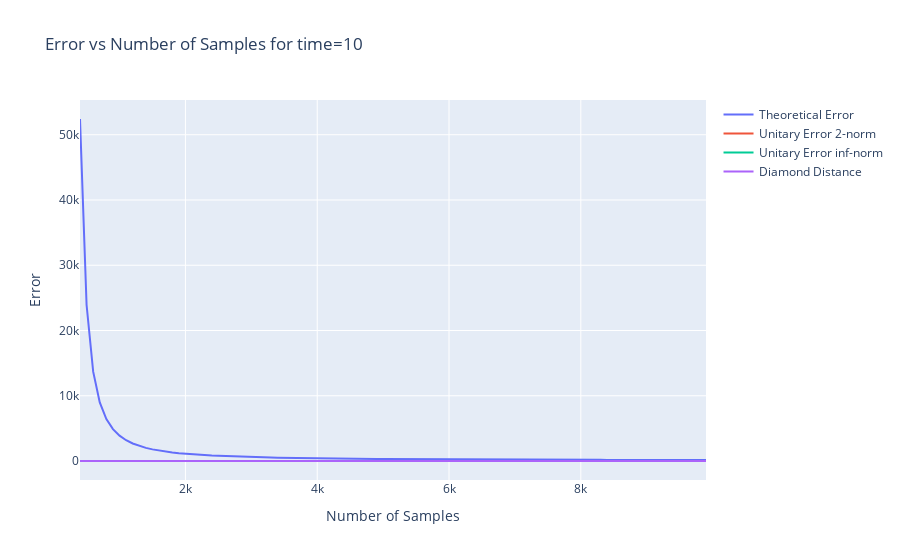
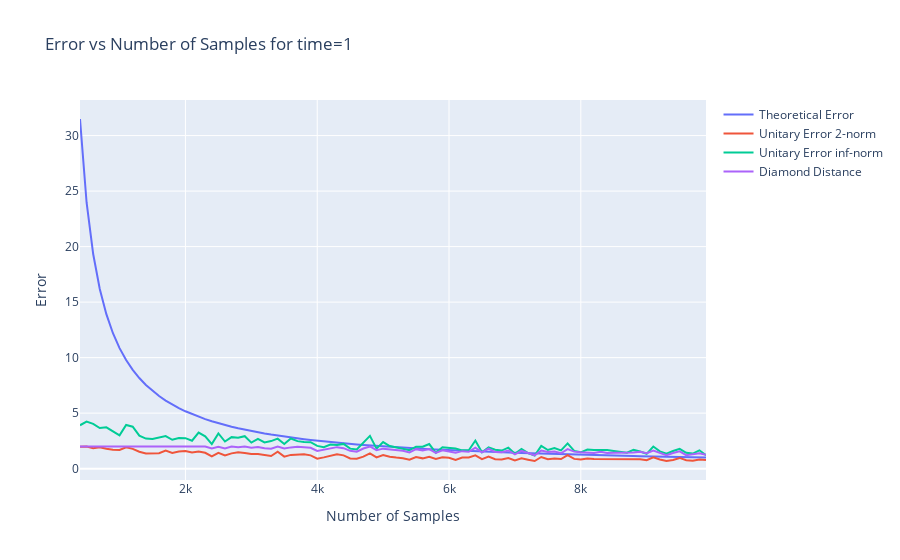
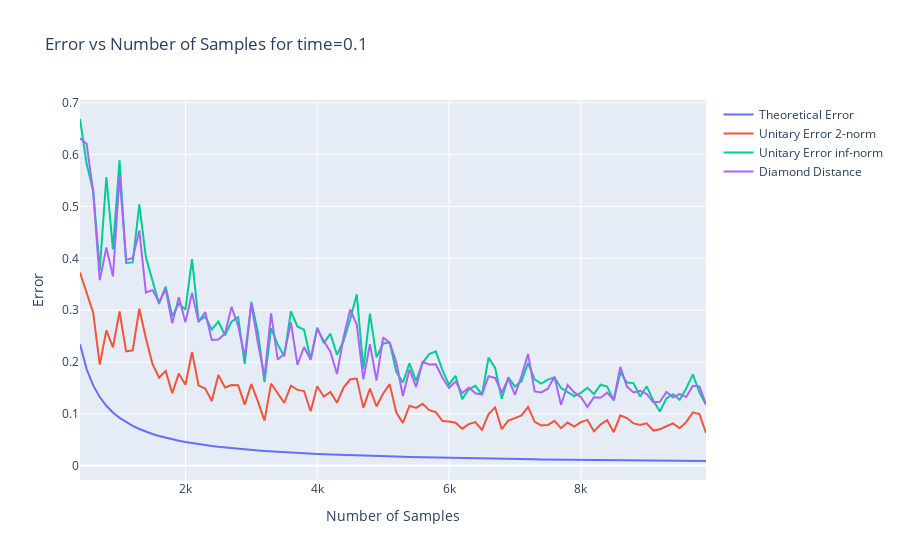
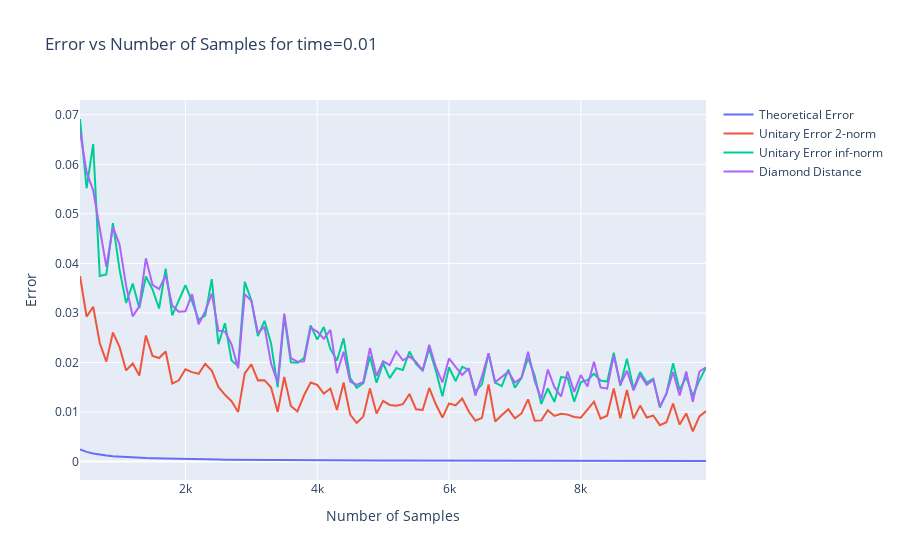

The notebook cell saved with these charts, in order:
### Code cell
# ------------------------------------ test ---------------------------------
import numpy as np
import plotly.graph_objects as go
# Define parameters
times = [10, 1, 0.1, 0.01, 0.001]
for time in times:
    num_qubits = 3
    num_terms = 100
    theoretical_errors = []
    unitary_errors = []
    unitary_errors_inf = []
    diamond_distances = []
    nums_samples = np.arange(400, 10000, 100)
    # Generate a random Hamiltonian
    hamiltonian = generate_random_hamiltonian(num_qubits, num_terms)
    print(f"Hamiltonian: {hamiltonian}")

    # Compute exact unitary evolution
    U_exact = exact_unitary_evolution(hamiltonian, time)

    for num_samples in nums_samples:
        # Compute qDRIFT approximation
        sampled_unitaries, labels = qdrift_sample(hamiltonian, time, num_samples)
        # multiply the sampled unitaries in the order they were sampled
        U_qdrift = sampled_unitaries[0]
        for unitary in sampled_unitaries[1:]:
            U_qdrift = U_qdrift @ unitary
        U_qdrift = Operator(U_qdrift)
        
        # Compute errors
        error = unitary_error_2_norm(U_exact, U_qdrift)
        error_2 = unitary_error_inf_norm(U_exact, U_qdrift)
        diamond_dist = compute_diamond_distance(U_exact, U_qdrift)
        lam = sum(abs(term[0]) for term in hamiltonian)
        theoretical_error = estimate_theoretical_qdrift_errror(num_samples=num_samples, lam=lam, time=time)
        # print(f"Theoretical Error\t\tError\t\tDiamond Distance")
        # print(f"   {theoretical_error}\t    {error} \t    {diamond_dist}")
        theoretical_errors.append(2 * theoretical_error)
        unitary_errors.append(error)
        diamond_distances.append(diamond_dist)
        unitary_errors_inf.append(error_2)

    # graph error vs num sampleswith plotly
    fig = go.Figure()
    fig.add_trace(go.Scatter(x=nums_samples, y=theoretical_errors, mode='lines', name='Theoretical Error'))
    fig.add_trace(go.Scatter(x=nums_samples, y=unitary_errors, mode='lines', name='Unitary Error 2-norm'))
    fig.add_trace(go.Scatter(x=nums_samples, y=unitary_errors_inf, mode='lines', name='Unitary Error inf-norm'))
    fig.add_trace(go.Scatter(x=nums_samples, y=diamond_distances, mode='lines', name='Diamond Distance'))
    fig.update_layout(title=f'Error vs Number of Samples for time={time}', xaxis_title='Number of Samples', yaxis_title='Error')
    fig.show()
